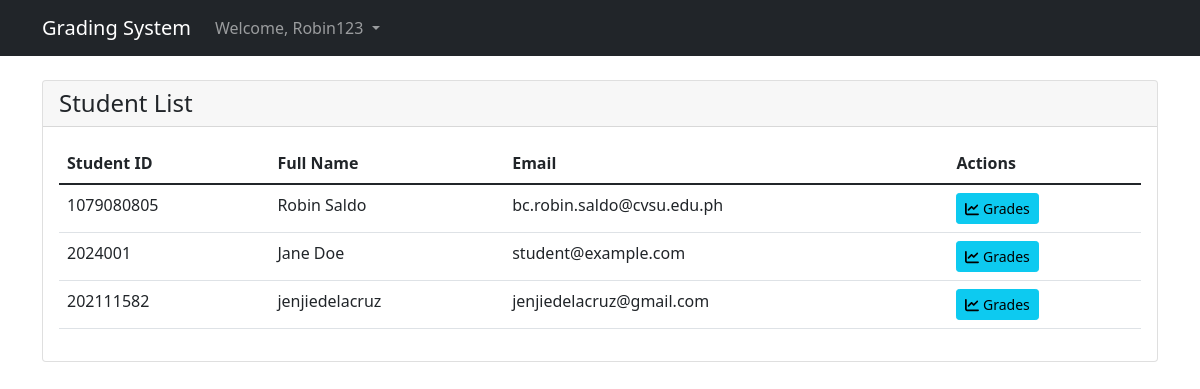
Page /students/ (signed in) on the committed database.
### grades/models.py (models this page shows, shortened)
class Student(models.Model):
    user = models.OneToOneField(User, on_delete=models.CASCADE)
    student_id = models.CharField(max_length=10, unique=True)
    full_name = models.CharField(max_length=100)
    email = models.EmailField(unique=True)
    date_of_birth = models.DateField()
    created_at = models.DateTimeField(default=timezone.now)
    updated_at = models.DateTimeField(auto_now=True)

### grades/views.py (the view)
# urls.py: path('students/', views.student_list, name='student_list'),
@login_required
@instructor_required
def student_list(request):
    students = Student.objects.all()
    return render(request, 'students.html', {'students': students})

### grades/templates/students.html (shortened to what this page needs)
{% extends 'base.html' %}
{% load static %}
{% block content %}
<div class="card">
    <div class="card-header d-flex justify-content-between align-items-center">
        <h4 class="mb-0">Student List</h4>
    </div>
    <div class="card-body">
        <div class="table-responsive">
            <table class="table table-hover">
                <thead>
                    <tr>
                        <th>Student ID</th>
                        <th>Full Name</th>
                        <th>Email</th>
                        <th>Actions</th>
                    </tr>
                </thead>
                <tbody>
                    {% for student in students %}
                    <tr>
                        <td>{{ student.student_id }}</td>
                        <td>{{ student.full_name }}</td>
                        <td>{{ student.email }}</td>
                        <td>
                            <div class="btn-group" role="group">
                                <a href="{% url 'student_grades' student.id %}" class="btn btn-sm btn-info">
                                    <i class="fas fa-chart-line"></i> Grades
                                </a>
                            </div>
                        </td>
                    </tr>
                    {% empty %}
                    <tr>
                        <td colspan="4" class="text-center">No students found.</td>
                    </tr>
                    {% endfor %}
                </tbody>
            </table>
        </div>
    </div>
</div>
{% endblock %}

### grades/templates/base.html (shortened to what this page needs)
<!DOCTYPE html>
<html lang="en">
<head>
    <link href="https://cdn.jsdelivr.net/npm/bootstrap@5.1.3/dist/css/bootstrap.min.css" rel="stylesheet">
</head>
<body>
    <nav class="navbar navbar-expand-lg navbar-dark bg-dark">
        <div class="container">
            <a class="navbar-brand" href="{% url 'dashboard' %}">Grading System</a>
            <div class="collapse navbar-collapse" id="navbarNav">
                {% if user.is_authenticated %}
                <ul class="navbar-nav">
                    <li class="nav-item dropdown">
                        <a class="nav-link dropdown-toggle" href="#" role="button" data-bs-toggle="dropdown">
                            Welcome, {{ user.username }}
                        </a>
                    </li>
                </ul>
                {% else %}
                <ul class="navbar-nav ms-auto">
                    <li class="nav-item">
                        <a class="nav-link" href="{% url 'login' %}">Login</a>
                    </li>
                </ul>
                {% endif %}
            </div>
        </div>
    </nav>
    <div class="container mt-4">
        {% block content %}{% endblock %}
    </div>
</body>
</html>

### rows in the picture
Student: student_id "1079080805", full_name "Robin Saldo", email "bc.robin.saldo@cvsu.edu.ph"
Student: student_id "2024001", full_name "Jane Doe", email "student@example.com"
Student: student_id "202111582", full_name "jenjiedelacruz", email "jenjiedelacruz@gmail.com"

### other values in the picture
{{ user.username }} "Robin123"
